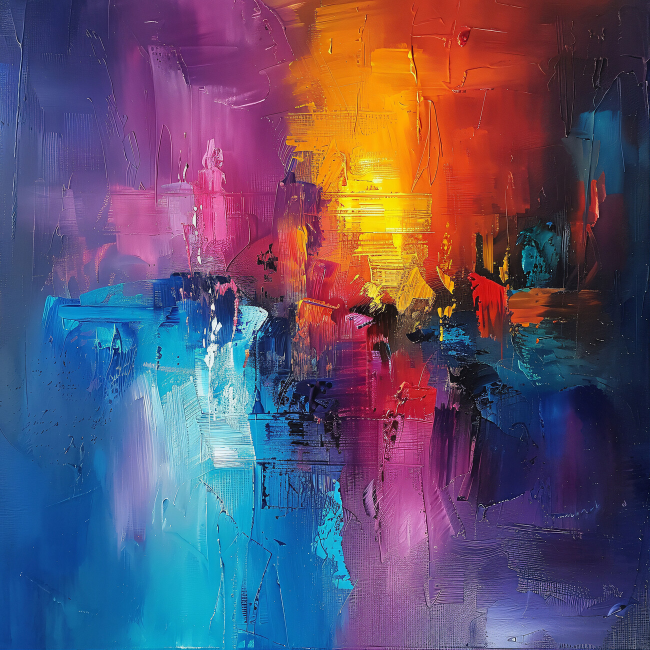
#> input picture Lesson 2/abstract.jpg, 1300 x 1300 px, found by its file name (shown at 1/2 size)
$ python weighted_images.py
#> lines starting #> are read from the running program, lines starting #| are printed output that depends on the picture
"""import cv2
import numpy as np
image1 = cv2.imread("Lesson 2/abstract.jpg")
image2 = cv2.imread("Lesson 2/abstract2.jpg")
print(image1.shape)
print(image2.shape)

image2 = cv2.resize(image2, (image1.shape[1], image1.shape[0]))


weightedsum = cv2.addWeighted(image1, 0.8, image2, 0.5, 0)
cv2.imshow("Weighted Sum", weightedsum)
cv2.waitKey(0)
cv2.destroyAllWindows()"""

#Subtraction of images

"""import cv2

import numpy as np

image1 = cv2.imread("Lesson 2/abstract.jpg")

image2 = cv2.imread("Lesson 2/abstract2.jpg")

image2 = cv2.resize(image2, (image1.shape[1], image1.shape[0]))

weightedsubtraction = cv2.subtract(image1, image2)

cv2.imshow("Weighted Subtraction", weightedsubtraction)
cv2.waitKey(0)

cv2.destroyAllWindows()"""

#Resizing the image

"""import cv2
image1 = cv2.imread("Lesson 2/abstract.jpg")
cv2.imshow("Original Image", image1)

image1 = cv2.resize(image1, (10000, 10000))
cv2.imshow("Resized Image", image1)

cv2.waitKey(0)
cv2.destroyAllWindows()
"""

#Erode an image

import cv2
import numpy as np

image1 = cv2.imread("Lesson 2/abstract.jpg", 1)
#> image1 is the input picture: shape (1300, 1300, 3); mean B, G, R 108.4, 82, 95.6

kernel = np.ones((5, 5), np.uint8)

eroded_image = cv2.erode(image1, kernel, iterations=1)
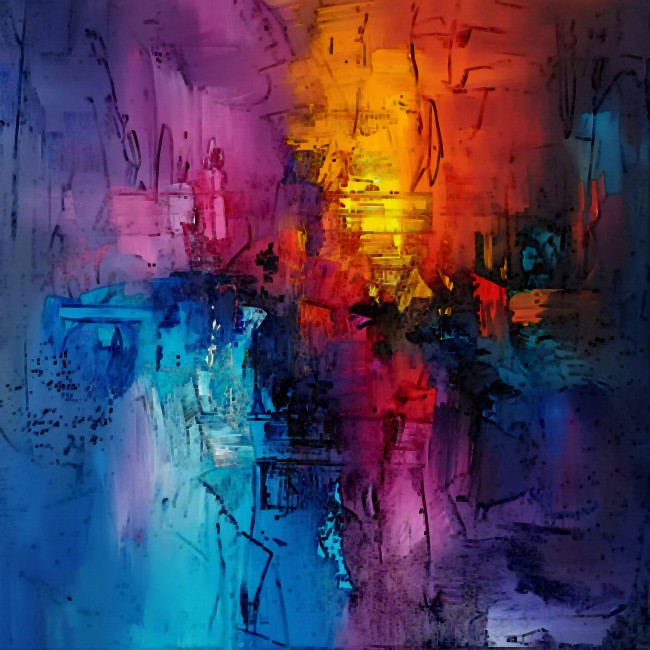
#> eroded_image: shape (1300, 1300, 3) (shown at 1/2 size); mean B, G, R 88, 60.6, 74.4

cv2.imshow("Eroded Image", eroded_image)

cv2.waitKey(0)

cv2.destroyAllWindows()
